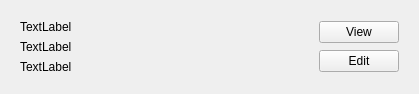
<?xml version="1.0" encoding="UTF-8"?>
<ui version="4.0">
 <class>fileListItem</class>
 <widget class="QWidget" name="fileListItem">
  <property name="geometry">
   <rect>
    <x>0</x>
    <y>0</y>
    <width>419</width>
    <height>90</height>
   </rect>
  </property>
  <property name="windowTitle">
   <string>Form</string>
  </property>
  <layout class="QHBoxLayout" name="horizontalLayout">
   <item>
    <widget class="QWidget" name="widget_2" native="true">
     <layout class="QVBoxLayout" name="verticalLayout_2">
      <item>
       <widget class="QLabel" name="name">
        <property name="text">
         <string>TextLabel</string>
        </property>
       </widget>
      </item>
      <item>
       <widget class="QLabel" name="size">
        <property name="text">
         <string>TextLabel</string>
        </property>
       </widget>
      </item>
      <item>
       <widget class="QLabel" name="ext">
        <property name="text">
         <string>TextLabel</string>
        </property>
       </widget>
      </item>
     </layout>
    </widget>
   </item>
   <item>
    <spacer name="horizontalSpacer">
     <property name="orientation">
      <enum>Qt::Horizontal</enum>
     </property>
     <property name="sizeHint" stdset="0">
      <size>
       <width>40</width>
       <height>20</height>
      </size>
     </property>
    </spacer>
   </item>
   <item>
    <widget class="QWidget" name="widget" native="true">
     <layout class="QVBoxLayout" name="verticalLayout">
      <item>
       <widget class="QPushButton" name="viewBtn">
        <property name="text">
         <string>View</string>
        </property>
       </widget>
      </item>
      <item>
       <widget class="QPushButton" name="editBtn">
        <property name="text">
         <string>Edit</string>
        </property>
       </widget>
      </item>
     </layout>
    </widget>
   </item>
  </layout>
 </widget>
 <resources/>
 <connections/>
</ui>
